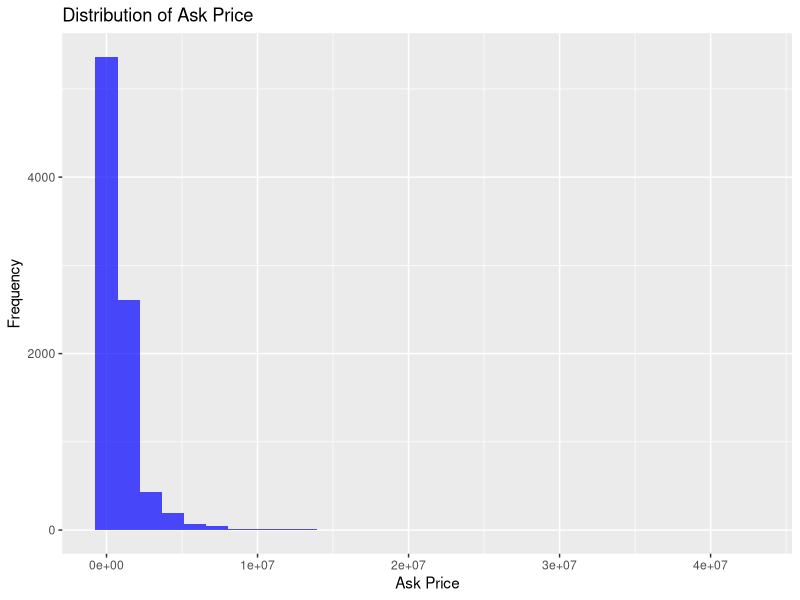
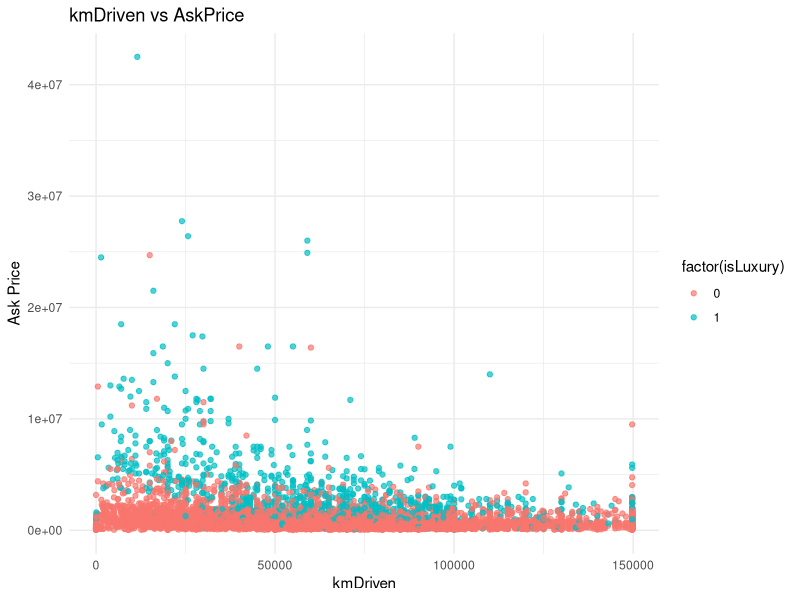

The R script that drew these images, in order: (Note: this script raises an error after producing the figures.)

library(ggplot2)
library(corrplot)

# Load  featured dataset
data_frame <- read.csv("feature_extraction_data.csv")

# 1. Distribution of AskPrice
ggplot(data_frame, aes(x=AskPrice)) +
  geom_histogram(bins=30, fill="blue", alpha=0.7) +
  labs(title="Distribution of Ask Price", x="Ask Price", y="Frequency")

# 2. Scatter plot of kmDriven vs AskPrice
ggplot(data_frame, aes(x=kmDriven, y=AskPrice, color=factor(isLuxury))) +
  geom_point(alpha=0.7) +
  labs(title="kmDriven vs AskPrice", x="kmDriven", y="Ask Price") +
  theme_minimal()

# 3. Correlation matrix
cor_matrix <- cor(data_frame %>% select(-AskPrice))
corrplot(cor_matrix, method="circle")
